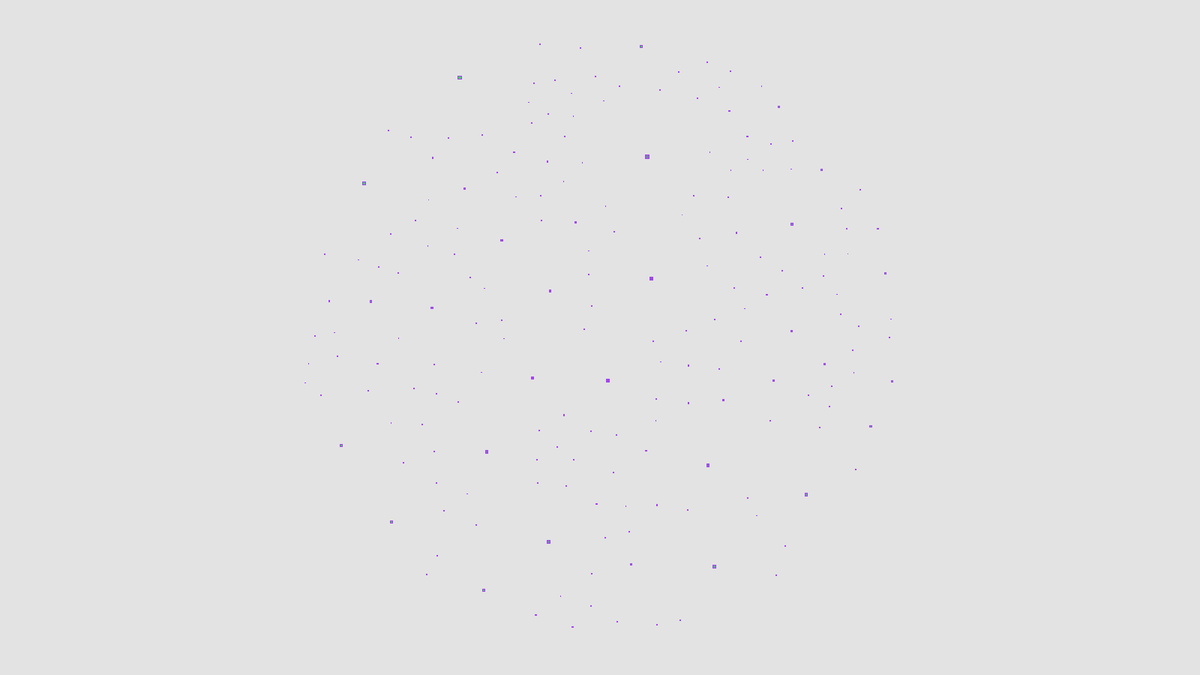
Frame 1 (no input)
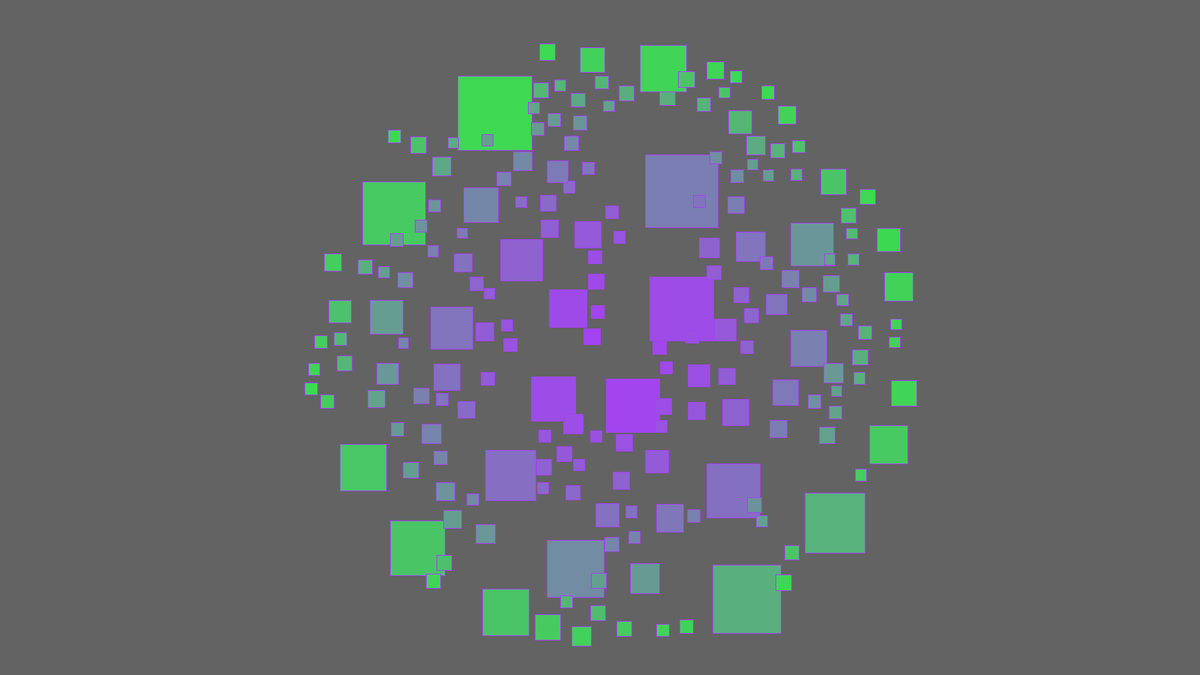
Frame 60 (the mouse pressed at the canvas centre just before this capture)
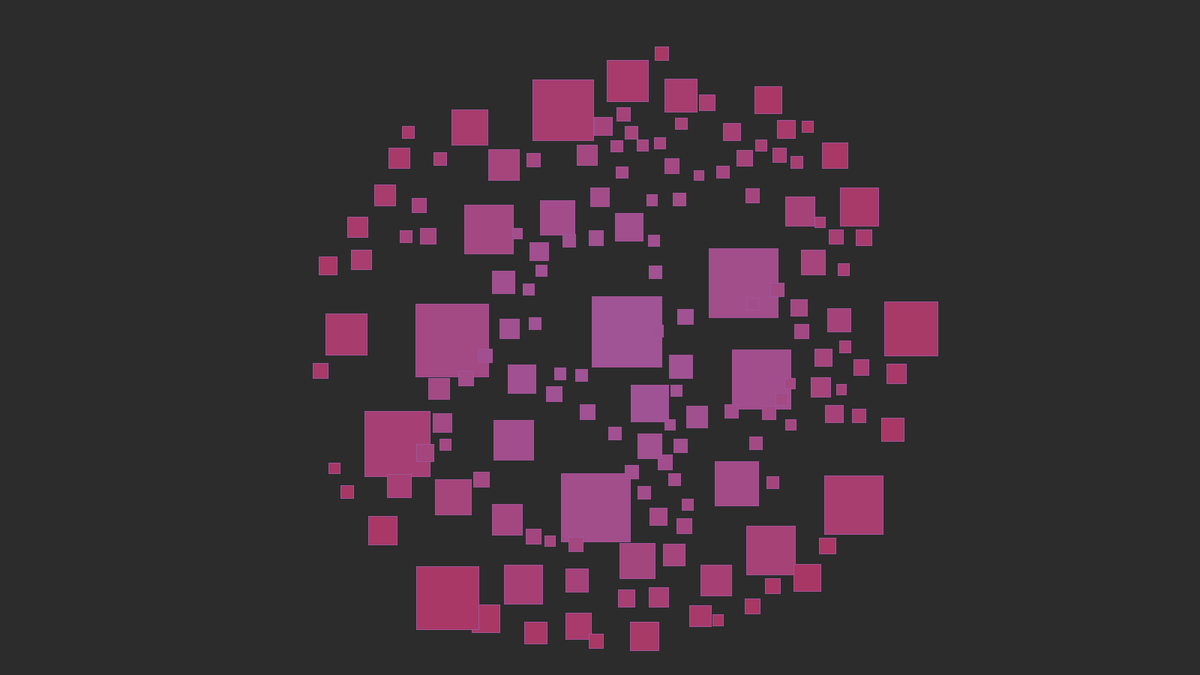
Frame 120 (the mouse held since frame 60 and released just before this capture)

The Processing sketch that drew these frames (run headless with seeded random() and noise(); from frame 60 on, the mouse is pressed at the canvas centre):

// Processing sketch: digitalart
// ── digitalart.pde
/**
* easing test
*
* @author aa_debdeb
* @date 2016/11/20
*/

float time = 0;
float duration = 200; 
ArrayList<Circle> circles;
color c1, c2;
bgFade bgc= new bgFade(); // Created a new background class that changes the background color

void setup(){
  size(1600, 900);  // Changed screen resolution
  //fullScreen();
  mousePressed();  
}

void draw(){
  translate(width / 2, height / 2);
  bgc.display();  // New background class being applied
  //keyPressed();
  for(Circle c: circles){
    c.display();
  }
  time += 1;
}

void keyPressed(){  // Pressing 's' creates smaller circles while pressing 'b' makes bigger ones
  if (key=='l') {
    float radius= random(1,10);
    for (int j=0; j<circles.size(); j++){
      Circle currentCircle= circles.get(j);
      currentCircle.radius= radius;
    }
  }
  time = 1;
  if (key=='b') {
  float radius= random(11,50);
    for (int j=0; j<circles.size(); j++){
      Circle currentCircle= circles.get(j);
      currentCircle.radius= radius;
    }
  time = 1; // Resets the time for the easeOutElastic() part of the Circle class
  }
}

void mousePressed(){
  c1 = color(random(255), random(255), random(255));
  c2 = color(random(255), random(255), random(255));
  circles = new ArrayList<Circle>();
  for(int i = 0; i < 10000; i++){
    float radius = random(5, 40);
    float locSize = map(sqrt(random(1)), 0, 1, 0, width/4); // Changes where the circles are created in relation to the window size. 
    float locAng = random(TWO_PI);
    PVector loc = new PVector(locSize * cos(locAng), locSize * sin(locAng));    
    boolean isOverlapped = false;
    for(Circle other: circles){
      if(PVector.dist(loc, other.loc) < (radius + other.radius) * 2){
        isOverlapped = true;
        continue;
      }
    }
    if(!isOverlapped){
      circles.add(new Circle(loc, radius));
    }
  }  
  time = 1;
}
// ── Button.pde
class Button{
  int x;
  int y;
  int xs;
  int ys;
  
  Button(int x_pos,int y_pos,int x_size,int y_size){
    x=x_pos;
    y=y_pos;
    xs=x_size;
    ys=y_size;
  }
  
  void display(String text){
    String txt=text;
    fill(100,200,150);
    rect(x,y,xs,ys);
    fill(55);
    text(txt,x,y,xs,ys);
  }
  
  void click(){
    // event to be used in void mousePressed() placed here
    if (mouseX >= x && mouseX <= x+xs && mouseY >= y && mouseY <= y+ys){
      mousePressed();
    }
  }
}
// ── Circle.pde
class Circle {   // Moved Circle class to new tab.
  
  PVector loc;
  float radius;
  color c;
  
  Circle(PVector _loc, float _radius){
    loc = _loc;
    radius = _radius;
    c = lerpColor(c1, c2, sq(loc.mag() / 400));   // Changed the color changed within the circles.
    //c2 = lerpColor(c1, c2, sq(loc.mag() / 50));
  }
  
  void display(){
    fill(c);
    strokeWeight(1);
    stroke(c1);
    float r = time > duration ? radius: easeOutElastic(time, 0, radius, duration);
    rect(loc.y, loc.x, r * 3, r * 3);
  }
  
  float easeOutElastic(float t, float b, float c, float d){
    float s = 1.70158;
    float a = c;
    if(t == 0)
      return b;
    t /= d;
    if(t == 1)
      return b + c;
    float p = d * 0.3;
    if(a < abs(c)){
      a = c;
      s = p / 4;
    } else {
      s = p / (2 * PI) * asin(c / a);
    }
    return a * pow(2, -11 * t) * sin((t * d - s) * (2 * PI) / p) + c + b;  // Changed the speed that it eases back in and out.
  }
}
// ── Sqrs.pde
class Sqrs {
  
  PVector loc;
  float radius;
  color c;
  
  Sqrs(PVector _loc, float _radius){
    loc = _loc;
    radius = _radius;
    c = lerpColor(c1, c2, sq(loc.mag() / 320));
    //c2 = lerpColor(c1, c2, sq(loc.mag() / 50));
  }
  
  void display(){
    fill(c);
    strokeWeight(1);
    stroke(c1);
    float r = time > duration ? radius: easeOutElastic(time, 0, radius, duration);
    rect(loc.y, loc.x, r * 3, r * 3);
  }
  
  float easeOutElastic(float t, float b, float c, float d){
    float s = 1.70158;
    float a = c;
    if(t == 0)
      return b;
    t /= d;
    if(t == 1)
      return b + c;
    float p = d * 0.3;
    if(a < abs(c)){
      a = c;
      s = p / 4;
    } else {
      s = p / (2 * PI) * asin(c / a);
    }
    return a * pow(2, -10 * t) * sin((t * d - s) * (2 * PI) / p) + c + b;
  }
}
// ── bgFade.pde
class bgFade {   // Class used to fade the background colors back and forth.
  int k;
  
  bgFade() {
  k=0;
  }
  
  void display(){
    k = k %200;
    int smooth= 200;
    float r = 100*cos(2*PI*k/smooth)+127.5;
    //float g = 100*sin(degrees(k)/smooth)+127.5;
    //float b = 110*cos(degrees(k)/smooth)+127.5;
    //background(r,15,b);
    background(r);
    k++;
  }
}
// ── heart.pde
//class heart{
//  int center_x;
//  int center_y;
//  heart(){
//  }
//  void setup(){
//   center_x= width/2;
//   center_y= height/2;
//   heartRadius= width
   
//  }
//  void display(){
//    ecllipse(center_x-,center_y
//  }
//}
